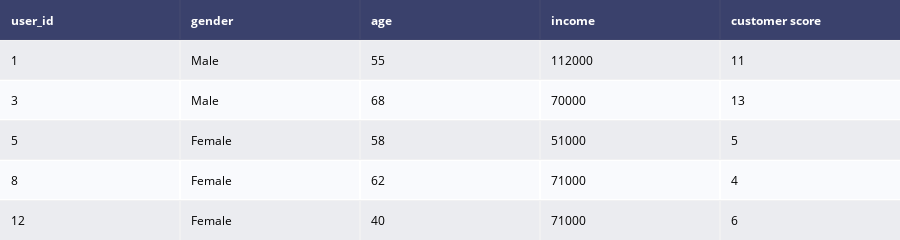

Source (notebook cell):
### Code cell
# importing the dataset
data = pd.read_csv('in_cart_customer.csv')

dat = ff.create_table(data.head())

py.iplot(dat)

### Figure 1 — Plotly figure (JSON) as saved in the notebook; plotly's stock layout.template omitted (floating-point values rounded to 4 significant figures)
{"data": [{"colorscale": [[0, "#00083e"], [0.5, "#ededee"], [1, "#ffffff"]], "hoverinfo": "none", "opacity": 0.75, "showscale": false, "type": "heatmap", "z": [[0, 0, 0, 0, 0], [0.5, 0.5, 0.5, 0.5, 0.5], [1, 1, 1, 1, 1], [0.5, 0.5, 0.5, 0.5, 0.5], [1, 1, 1, 1, 1], [0.5, 0.5, 0.5, 0.5, 0.5]]}], "layout": {"annotations": [{"align": "left", "font": {"color": "#ffffff"}, "showarrow": false, "text": "<b>user_id</b>", "x": -0.45, "xanchor": "left", "xref": "x", "y": 0, "yref": "y"}, {"align": "left", "font": {"color": "#ffffff"}, "showarrow": false, "text": "<b>gender</b>", "x": 0.55, "xanchor": "left", "xref": "x", "y": 0, "yref": "y"}, {"align": "left", "font": {"color": "#ffffff"}, "showarrow": false, "text": "<b>age</b>", "x": 1.55, "xanchor": "left", "xref": "x", "y": 0, "yref": "y"}, {"align": "left", "font": {"color": "#ffffff"}, "showarrow": false, "text": "<b>income</b>", "x": 2.55, "xanchor": "left", "xref": "x", "y": 0, "yref": "y"}, {"align": "left", "font": {"color": "#ffffff"}, "showarrow": false, "text": "<b>customer score</b>", "x": 3.55, "xanchor": "left", "xref": "x", "y": 0, "yref": "y"}, {"align": "left", "font": {"color": "#000000"}, "showarrow": false, "text": "1", "x": -0.45, "xanchor": "left", "xref": "x", "y": 1, "yref": "y"}, {"align": "left", "font": {"color": "#000000"}, "showarrow": false, "text": "Male", "x": 0.55, "xanchor": "left", "xref": "x", "y": 1, "yref": "y"}, {"align": "left", "font": {"color": "#000000"}, "showarrow": false, "text": "55", "x": 1.55, "xanchor": "left", "xref": "x", "y": 1, "yref": "y"}, {"align": "left", "font": {"color": "#000000"}, "showarrow": false, "text": "112000", "x": 2.55, "xanchor": "left", "xref": "x", "y": 1, "yref": "y"}, {"align": "left", "font": {"color": "#000000"}, "showarrow": false, "text": "11", "x": 3.55, "xanchor": "left", "xref": "x", "y": 1, "yref": "y"}, {"align": "left", "font": {"color": "#000000"}, "showarrow": false, "text": "3", "x": -0.45, "xanchor": "left", "xref": "x", "y": 2, "yref": "y"}, {"align": "left", "font": {"color": "#000000"}, "showarrow": false, "text": "Male", "x": 0.55, "xanchor": "left", "xref": "x", "y": 2, "yref": "y"}, {"align": "left", "font": {"color": "#000000"}, "showarrow": false, "text": "68", "x": 1.55, "xanchor": "left", "xref": "x", "y": 2, "yref": "y"}, {"align": "left", "font": {"color": "#000000"}, "showarrow": false, "text": "70000", "x": 2.55, "xanchor": "left", "xref": "x", "y": 2, "yref": "y"}, {"align": "left", "font": {"color": "#000000"}, "showarrow": false, "text": "13", "x": 3.55, "xanchor": "left", "xref": "x", "y": 2, "yref": "y"}, {"align": "left", "font": {"color": "#000000"}, "showarrow": false, "text": "5", "x": -0.45, "xanchor": "left", "xref": "x", "y": 3, "yref": "y"}, {"align": "left", "font": {"color": "#000000"}, "showarrow": false, "text": "Female", "x": 0.55, "xanchor": "left", "xref": "x", "y": 3, "yref": "y"}, {"align": "left", "font": {"color": "#000000"}, "showarrow": false, "text": "58", "x": 1.55, "xanchor": "left", "xref": "x", "y": 3, "yref": "y"}, {"align": "left", "font": {"color": "#000000"}, "showarrow": false, "text": "51000", "x": 2.55, "xanchor": "left", "xref": "x", "y": 3, "yref": "y"}, {"align": "left", "font": {"color": "#000000"}, "showarrow": false, "text": "5", "x": 3.55, "xanchor": "left", "xref": "x", "y": 3, "yref": "y"}, {"align": "left", "font": {"color": "#000000"}, "showarrow": false, "text": "8", "x": -0.45, "xanchor": "left", "xref": "x", "y": 4, "yref": "y"}, {"align": "left", "font": {"color": "#000000"}, "showarrow": false, "text": "Female", "x": 0.55, "xanchor": "left", "xref": "x", "y": 4, "yref": "y"}, {"align": "left", "font": {"color": "#000000"}, "showarrow": false, "text": "62", "x": 1.55, "xanchor": "left", "xref": "x", "y": 4, "yref": "y"}, {"align": "left", "font": {"color": "#000000"}, "showarrow": false, "text": "71000", "x": 2.55, "xanchor": "left", "xref": "x", "y": 4, "yref": "y"}, {"align": "left", "font": {"color": "#000000"}, "showarrow": false, "text": "4", "x": 3.55, "xanchor": "left", "xref": "x", "y": 4, "yref": "y"}, {"align": "left", "font": {"color": "#000000"}, "showarrow": false, "text": "12", "x": -0.45, "xanchor": "left", "xref": "x", "y": 5, "yref": "y"}, {"align": "left", "font": {"color": "#000000"}, "showarrow": false, "text": "Female", "x": 0.55, "xanchor": "left", "xref": "x", "y": 5, "yref": "y"}, {"align": "left", "font": {"color": "#000000"}, "showarrow": false, "text": "40", "x": 1.55, "xanchor": "left", "xref": "x", "y": 5, "yref": "y"}, {"align": "left", "font": {"color": "#000000"}, "showarrow": false, "text": "71000", "x": 2.55, "xanchor": "left", "xref": "x", "y": 5, "yref": "y"}, {"align": "left", "font": {"color": "#000000"}, "showarrow": false, "text": "6", "x": 3.55, "xanchor": "left", "xref": "x", "y": 5, "yref": "y"}], "height": 230, "margin": {"b": 0, "l": 0, "r": 0, "t": 0}, "xaxis": {"dtick": 1, "gridwidth": 2, "showticklabels": false, "tick0": -0.5, "ticks": "", "zeroline": false}, "yaxis": {"autorange": "reversed", "dtick": 1, "gridwidth": 2, "showticklabels": false, "tick0": 0.5, "ticks": "", "zeroline": false}}}
